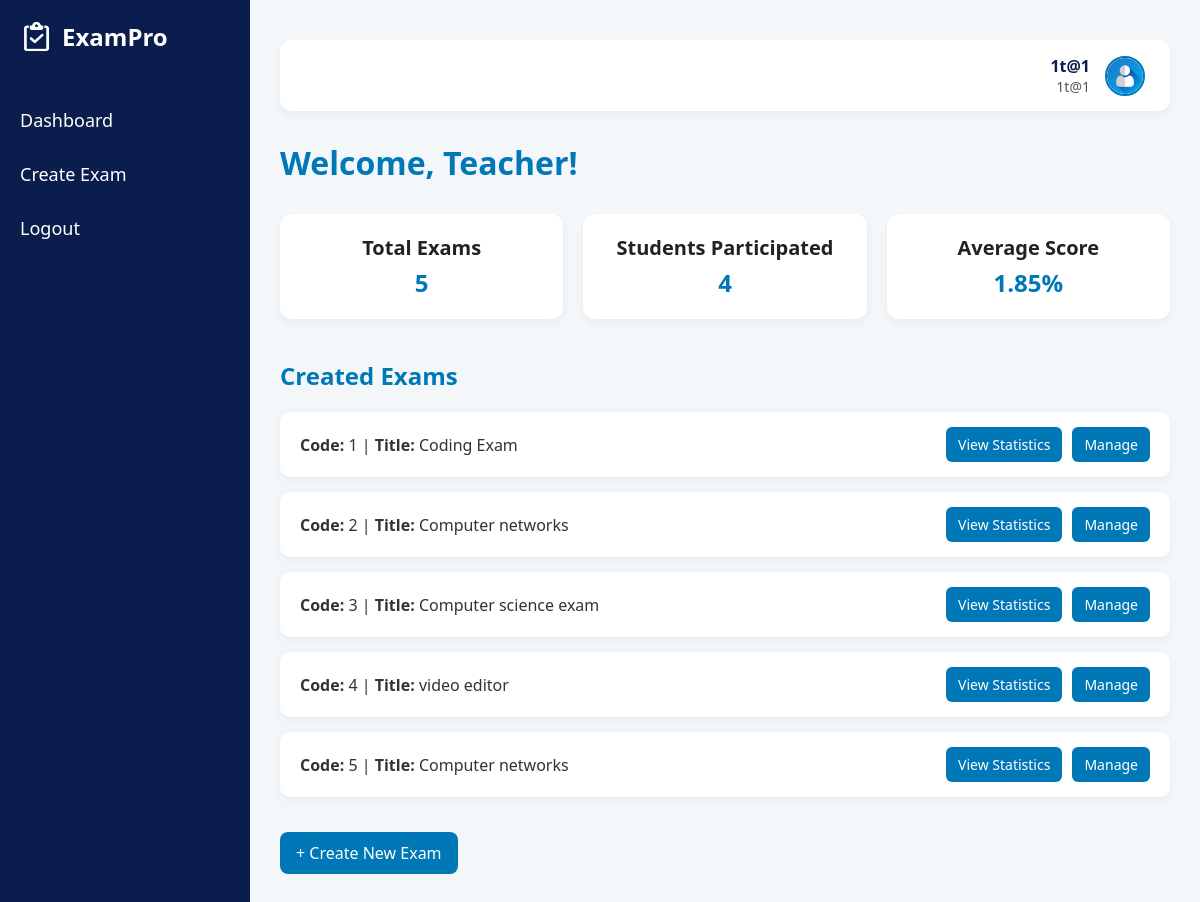
The app's page /dashboard_teacher (signed in) with its own data.
### tables this page shows
CREATE TABLE Teacher (
                            id INTEGER PRIMARY KEY AUTOINCREMENT,
                            username TEXT,
                            email TEXT,
                            password TEXT);

CREATE TABLE Exam (
                                    id INTEGER PRIMARY KEY AUTOINCREMENT,
                                    teacher_id INTEGER,
                                    title TEXT,
                                    total_marks INTEGER,
                                    is_started INTEGER DEFAULT 0,
                                    duration INTEGER  -- in minutes maybe
                                );

### app.py (the view)
@app.route('/dashboard_teacher')
def dashboard_teacher():
    if 'teacher_id' not in session:
        return redirect('/login_teacher')
    teacher_id = session['teacher_id']
    with sqlite3.connect('database.db') as conn:
        cursor = conn.cursor()
        cursor.execute("SELECT * FROM Exam WHERE teacher_id = ?", (teacher_id,))
        exams = cursor.fetchall()
        total_exams = len(exams)
        cursor.execute('''
            SELECT COUNT(DISTINCT Attended.student_id)
            FROM Attended
            JOIN Exam ON Attended.exam_id = Exam.id
            WHERE Exam.teacher_id = ?
        ''', (teacher_id,))
        total_students = cursor.fetchone()[0] or 0
        cursor.execute('''
            SELECT AVG(Attended.earned_total)
            FROM Attended
            JOIN Exam ON Attended.exam_id = Exam.id
            WHERE Exam.teacher_id = ?
        ''', (teacher_id,))
        avg_score = cursor.fetchone()[0]
        average_score = round(avg_score, 2) if avg_score else 0
        cursor.execute("SELECT username, email FROM Teacher WHERE id = ?", (teacher_id,))
        teacher_info = cursor.fetchone()
        teacher_name,teacher_email = teacher_info if teacher_info else ("Unknown", "unknown@example.com")
    return render_template(
        'dashboard_teacher.html',
        exams=exams,
        total_exams=total_exams,
        total_students=total_students,
        average_score=average_score,
        teacher_name=teacher_name,
        teacher_email=teacher_email
    )

### templates/dashboard_teacher.html (shortened to what this page needs)
<!DOCTYPE html>
<html lang="en">
<head>
</head>
<body>
    <div class="wrapper">
        <div class="sidebar">
            <div class="logo-title">
                <img src="{{ url_for('static', filename='images/logo.png') }}" alt="Logo">
                <span>ExamPro</span>
            </div>
            <a href="#">Dashboard</a>
            <a href="/create_exam">Create Exam</a>
            <a href="/" onclick="logout(event)">Logout</a>
        </div>
        <div class="main-content">
<div class="profile-header">
    <div class="profile-info">
        <p class="teacher-name">{{ teacher_name }}</p>
        <p class="teacher-email">{{ teacher_email }}</p>
    </div>
    <img src="{{ url_for('static', filename='images/avatar.png') }}" alt="Avatar" class="avatar">
</div>
            <div class="dashboard-section">
                <h1>Welcome, Teacher!</h1>
                <div class="stat-cards">
                    <div class="stat-card">
                        <h3>Total Exams</h3>
                        <p>{{ total_exams }}</p>
                    </div>
                    <div class="stat-card">
                        <h3>Students Participated</h3>
                        <p>{{ total_students }}</p>
                    </div>
                    <div class="stat-card">
                        <h3>Average Score</h3>
                        <p>{{ average_score }}%</p>
                    </div>
                </div>
            </div>
            <div class="exam-list">
                <h2>Created Exams</h2>
                {% for exam in exams %}
                    <div class="exam-item">
                        <span><strong>Code:</strong> {{ exam[0] }} | <strong>Title:</strong> {{ exam[2] }}</span>
                        <div class="exam-actions">
                            <a href="/exam_details/{{ exam[0] }}">View Statistics</a>
                            <a href="/manage_exam/{{ exam[0] }}">Manage</a>
                        </div>
                    </div>
                {% else %}
                    <p>No exams created yet.</p>
                {% endfor %}
                <a href="/create_exam" class="create-btn">+ Create New Exam</a>
            </div>
        </div>
    </div>
</body>
</html>

### templates/dashboard_teacher.html (style rules this page uses)
* { margin: 0; padding: 0; box-sizing: border-box; }
body, html { height: 100%; font-family: 'Segoe UI', Tahoma, Geneva, Verdana, sans-serif; background-color: #f7fafc; }
.wrapper { display: flex; height: 100vh; }
.sidebar { width: 250px; background-color: #0a1d4d; color: white; padding: 20px; display: flex; flex-direction: column; }
.logo-title { display: flex; align-items: center; gap: 10px; margin-bottom: 40px; }
.logo-title img { width: 32px; height: 32px; }
.logo-title span { font-size: 24px; font-weight: bold; }
.sidebar a { color: white; text-decoration: none; font-size: 18px; margin: 15px 0; transition: color 0.3s ease; }
.main-content { flex-grow: 1; padding: 30px; background-color: #f4f7fa; overflow-y: auto; }
.dashboard-section h1 { font-size: 32px; color: #0077b6; margin-bottom: 30px; }
.stat-cards { display: flex; gap: 20px; flex-wrap: wrap; }
.stat-card { background: white; padding: 20px 30px; border-radius: 12px; box-shadow: 0 4px 10px rgba(0, 0, 0, 0.05); min-width: 180px; flex: 1; text-align: center; }
.stat-card h3 { font-size: 20px; color: #222; margin-bottom: 5px; }
.stat-card p { font-size: 24px; font-weight: bold; color: #0077b6; }
.exam-list { margin-top: 40px; }
.exam-list h2 { font-size: 24px; color: #0077b6; margin-bottom: 20px; }
.exam-item { background-color: white; padding: 15px 20px; margin-bottom: 15px; border-radius: 10px; box-shadow: 0 3px 8px rgba(0, 0, 0, 0.05); display: flex; justify-content: space-between; align-items: center; }
.exam-item span { font-size: 16px; color: #333; }
.exam-item a { text-decoration: none; background-color: #0077b6; color: white; padding: 8px 12px; border-radius: 6px; font-size: 14px; }
.create-btn { display: inline-block; margin-top: 20px; padding: 10px 16px; background-color: #0077b6; color: white; text-decoration: none; border-radius: 8px; font-size: 16px; }
.profile-header { background-color: white; display: flex; justify-content: flex-end; align-items: center; padding: 15px 25px; border-radius: 12px; box-shadow: 0 4px 10px rgba(0, 0, 0, 0.05); margin-bottom: 30px; margin-top: 10px; }
.profile-info { text-align: right; margin-right: 15px; }
.teacher-name { font-size: 16px; font-weight: 600; color: #0a1d4d; }
.teacher-email { font-size: 14px; color: #555; }
.avatar { width: 40px; height: 40px; border-radius: 50%; object-fit: cover; border: 2px solid #0077b6; }
.exam-actions { display: flex; gap: 10px; align-items: center; }

### records on screen
Teacher: username "1t@1", email "1t@1"
Exam: id "1", title "Coding Exam"
Exam: id "2", title "Computer networks"
Exam: id "3", title "Computer science exam"
Exam: id "4", title "video editor"
Exam: id "5", title "Computer networks"

### other values on screen
{{ total_exams }} "5"
{{ total_students }} "4"
{{ average_score }} "1.85"
